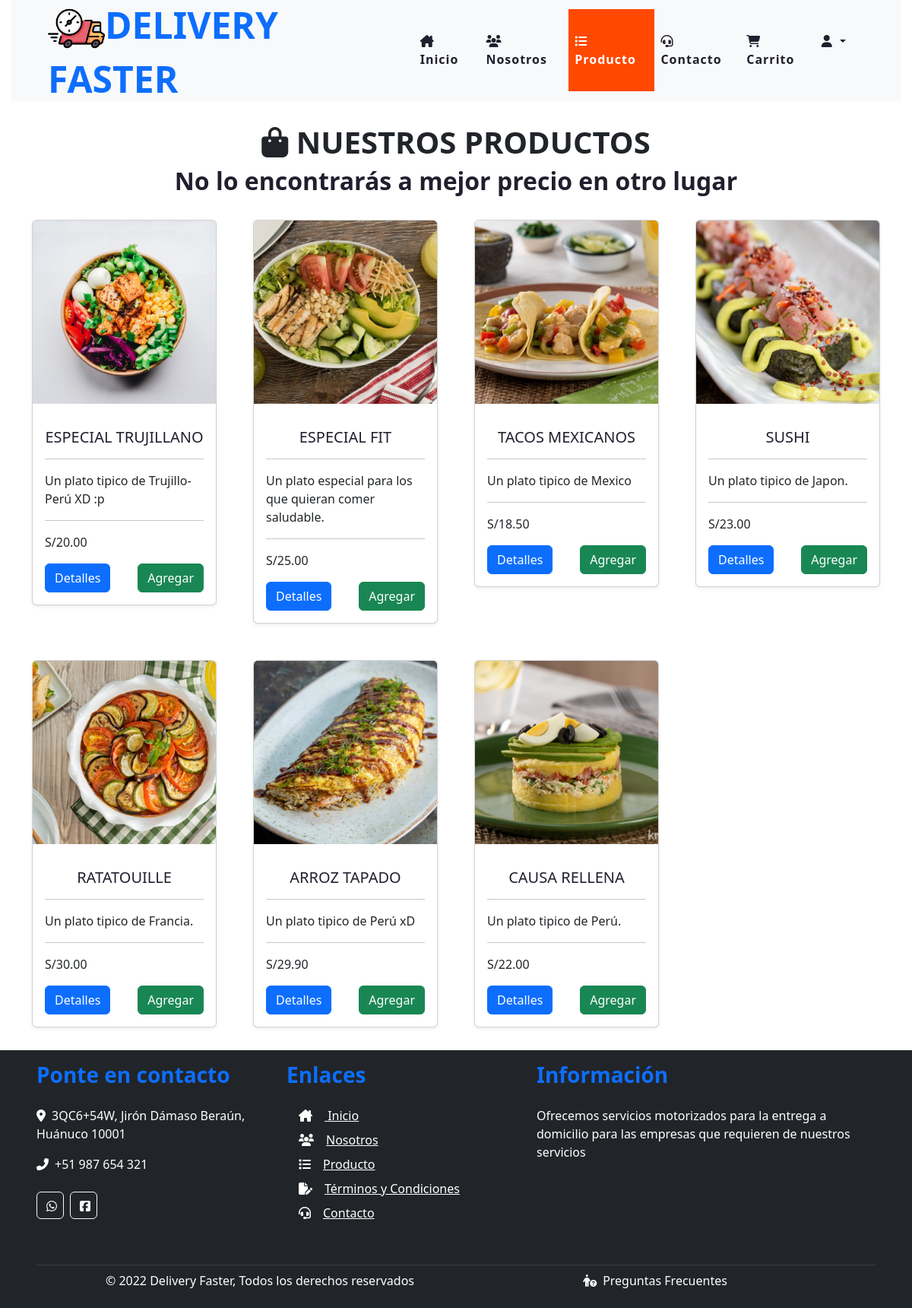
Screenshot of /iniciadoSesion/producto_iniciado.php with the database file from the repository.
### tables this page shows
CREATE TABLE `productos` (
  `id_prod` int(11) NOT NULL,
  `nombre_prod` varchar(150) NOT NULL,
  `descripcion_prod` varchar(100) DEFAULT NULL,
  `precioUnidad_prod` decimal(10,2) NOT NULL,
  `stock_prod` int(11) DEFAULT NULL,
  `foto_prod` varchar(150) NOT NULL,
  `categoria_prod` int(11) NOT NULL,
  `estado_prod` int(1) NOT NULL
);

### iniciadoSesion/producto_iniciado.php (the view, shortened to what this page needs)
<?php $active_navbar=3;include "header_iniciado.php" ?>
    <main style="padding:30px 0;">
        <div class="container">
            <div class="text-center pb-2">
                    <h6 class="text-dark text-uppercase font-weight-bold fs-1"><i class="fa-solid fa-bag-shopping"></i> Nuestros productos</h6>
                    <h1 class="mb-4 fs-2">No lo encontrarás a mejor precio en otro lugar</h1>
            </div>
            <div class="row row-cols-1 row-cols-sm-2 row-cols-sm-3 row-cols-sm-4 g-5">
                <?php
                include "../conexiondb.php";
                $producto = "SELECT * FROM productos";
                $datos = mysqli_query($db, $producto);
                foreach($datos as $base){
                    ?>
                    <div class="col">
                        <form action="" method="POST">
                            <div class="card shadow-sm">
                                <figure class="block-4 image">
                                    <img class="card-img-top" src="../img/<?php echo $base['foto_prod'];?>"></a>
                                </figure>
                                <div class="card-body">
                                    <div class="text-center">
                                        <h5 class="card-title text-uppercase"> <?php echo $base['nombre_prod']; ?></h5><hr>
                                    </div>
                                    <p class="card-text "><?php echo $base['descripcion_prod']; ?></p><hr>
                                    <p class="card-text"> <?php  echo MONEDA . number_format($base['precioUnidad_prod'], 2, '.', ',');?></p>
                                    <div class="d-flex justify-content-between align-items-center">
                                        <div class="btn-group">
                                            <a href="detalle_prod_iniciado.php?id_prod=<?php echo $base['id_prod'];?> &token=<?php echo hash_hmac('sha1', $base['id_prod'], KEY_TOKEN); ?>" class="btn btn-primary"><i class="bi bi-ticket-detailed-fill"></i> Detalles</a>
                                        </div>
                                            <a href="carrito_iniciado.php" class="btn btn-success"><i class="bi bi-bag-fill"></i> Agregar</a>
                                    </div>
                                </div>
                            </div>
                        </form>
                    </div>
                <?php  } ?>
            </div>
        </div>
    </main>
<?php include "footer_iniciado.php" ?>

### rows the page displays
productos: foto_prod (picture), nombre_prod "ESPECIAL TRUJILLANO", descripcion_prod "Un plato tipico de Trujillo-Perú XD :p", precioUnidad_prod "20.00"
productos: foto_prod (picture), nombre_prod "ESPECIAL FIT", descripcion_prod "Un plato especial para los que quieran comer saludable.", precioUnidad_prod "25.00"
productos: foto_prod (picture), nombre_prod "TACOS MEXICANOS", descripcion_prod "Un plato tipico de Mexico", precioUnidad_prod "18.50"
productos: foto_prod (picture), nombre_prod "SUSHI", descripcion_prod "Un plato tipico de Japon.", precioUnidad_prod "23.00"
productos: foto_prod (picture), nombre_prod "RATATOUILLE", descripcion_prod "Un plato tipico de Francia.", precioUnidad_prod "30.00"
productos: foto_prod (picture), nombre_prod "ARROZ TAPADO", descripcion_prod "Un plato tipico de Perú xD", precioUnidad_prod "29.90"
productos: foto_prod (picture), nombre_prod "CAUSA RELLENA", descripcion_prod "Un plato tipico de Perú.", precioUnidad_prod "22.00"
